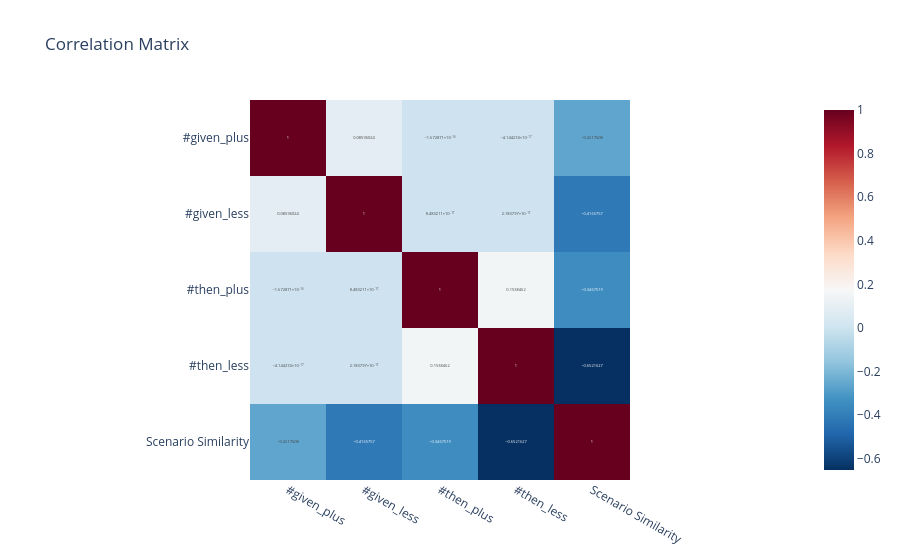

The code cell stored with this chart in its notebook:
### Code cell
import plotly.express as px

# Compute the correlation matrix for the specified columns
correlation_matrix = given_then_df[['#given_plus', '#given_less', '#then_plus', '#then_less', 'Scenario Similarity']].corr()

# Generate a heatmap using Plotly
fig = px.imshow(correlation_matrix, 
                text_auto=True, 
                color_continuous_scale='RdBu_r', 
                title="Correlation Matrix")

# Show the plot
fig.show()

### Figure 1 — Plotly figure (JSON) as saved in the notebook; plotly's stock layout.template omitted (floating-point values rounded to 4 significant figures)
{"data": [{"coloraxis": "coloraxis", "hovertemplate": "x: %{x}<br>y: %{y}<br>color: %{z}<extra></extra>", "name": "0", "texttemplate": "%{z}", "type": "heatmap", "x": ["#given_plus", "#given_less", "#then_plus", "#then_less", "Scenario Similarity"], "xaxis": "x", "y": ["#given_plus", "#given_less", "#then_plus", "#then_less", "Scenario Similarity"], "yaxis": "y", "z": [[1, 0.08596, -1.673e-16, -4.144e-17, -0.2618], [0.08596, 1, 8.483e-17, 2.184e-17, -0.4166], [-1.673e-16, 8.483e-17, 1, 0.1538, -0.3468], [-4.144e-17, 2.184e-17, 0.1538, 1, -0.6522], [-0.2618, -0.4166, -0.3468, -0.6522, 1]]}], "layout": {"coloraxis": {"colorscale": [[0, "rgb(5,48,97)"], [0.1, "rgb(33,102,172)"], [0.2, "rgb(67,147,195)"], [0.3, "rgb(146,197,222)"], [0.4, "rgb(209,229,240)"], [0.5, "rgb(247,247,247)"], [0.6, "rgb(253,219,199)"], [0.7, "rgb(244,165,130)"], [0.8, "rgb(214,96,77)"], [0.9, "rgb(178,24,43)"], [1, "rgb(103,0,31)"]]}, "title": {"text": "Correlation Matrix"}, "xaxis": {"anchor": "y", "constrain": "domain", "domain": [0, 1], "scaleanchor": "y"}, "yaxis": {"anchor": "x", "autorange": "reversed", "constrain": "domain", "domain": [0, 1]}}}
